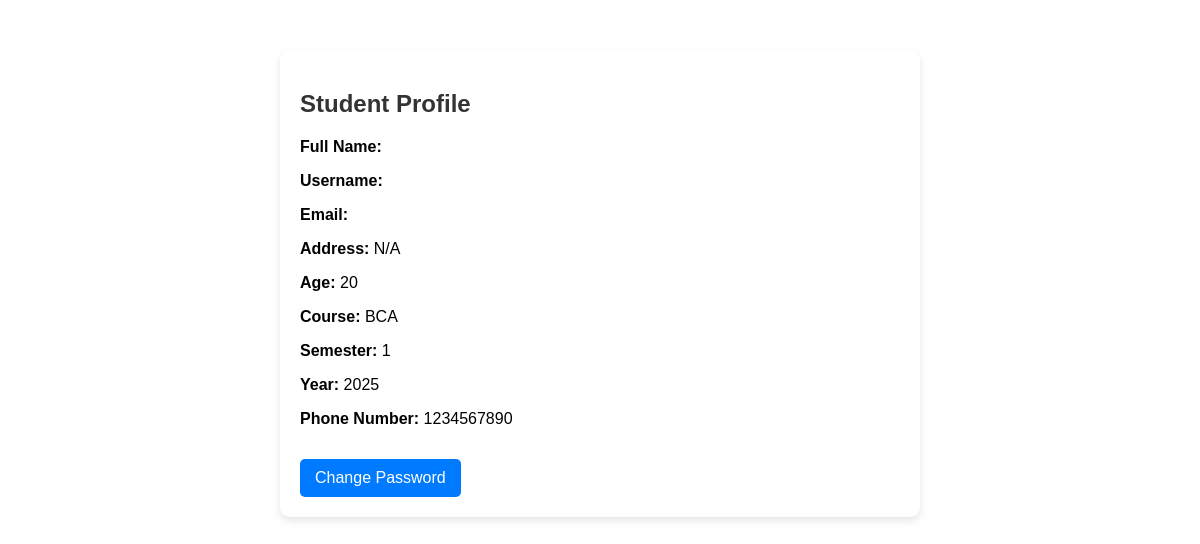
Page /profile/1/ on the committed database.
### core/models.py (models this page shows, shortened)
class StudentProfile(models.Model):
    user_profile = models.OneToOneField(UserProfile, on_delete=models.CASCADE, related_name='student_profile')
    address = models.TextField()
    age = models.PositiveIntegerField()
    course = models.CharField(max_length=100)
    semester = models.CharField(max_length=50)
    year = models.CharField(max_length=10)
    phone_number = models.CharField(max_length=15)

### core/views.py (the view)
# urls.py: path('profile/', views.student_profile, name='student_profile'),
def student_profile(request, student_id=None):
    if student_id:
        student = get_object_or_404(StudentProfile, id=student_id)
    else:
        student = get_object_or_404(StudentProfile, user_profile=request.user.userprofile)
    approved_gatepass = GatepassRequest.objects.filter(student=student, hod_status='Approved').last()
    qr_code_base64 = None
    if approved_gatepass:
        qr_data = (
            f"Student: {student.user_profile.user.get_full_name()}\n"
            f"Department: {student.course}\n"
            f"Semester: {student.semester}\n"
            f"Approved Faculty: {approved_gatepass.faculty.user.get_full_name()}\n"
            f"HOD Approval Time: {approved_gatepass.hod_approval_time}\n"
            f"Exit Time: {approved_gatepass.date} {approved_gatepass.time}"
        )
        qr_img = qrcode.make(qr_data)
        buffer = BytesIO()
        qr_img.save(buffer, format='PNG')
        qr_code_base64 = base64.b64encode(buffer.getvalue()).decode()
    return render(request, 'core/student_profile.html', {
        'student': student,
        'approved_gatepass': approved_gatepass,
        'qr_code': qr_code_base64
    })

### core/templates/core/student_profile.html (shortened to what this page needs)
{% load static %}
<!DOCTYPE html>
<html lang="en">
<head>
    <link rel="stylesheet" href="{% static 'css/dashboard.css' %}">
</head>
<body>
    <div style="max-width:600px; margin:50px auto; padding:20px; background:#fff; border-radius:10px; box-shadow:0 4px 8px rgba(0,0,0,0.1);">
        <h2>Student Profile</h2>
        <p><strong>Full Name:</strong> {{ user.first_name }} {{ user.last_name }}</p>
        <p><strong>Username:</strong> {{ user.username }}</p>
        <p><strong>Email:</strong> {{ user.email }}</p>
        <p><strong>Address:</strong> {{ user_profile.address|default:"N/A" }}</p>
        <p><strong>Age:</strong> {{ student.age }}</p>
        <p><strong>Course:</strong> {{ student.course }}</p>
        <p><strong>Semester:</strong> {{ student.semester }}</p>
        <p><strong>Year:</strong> {{ student.year }}</p>
        <p><strong>Phone Number:</strong> {{ student.phone_number }}</p>
        <a href="{% url 'password_change' %}" style="display:inline-block; margin-top:15px; padding:10px 15px; background:#007bff; color:#fff; border-radius:5px; text-decoration:none;">
            Change Password
        </a>
    </div>
</body>
</html>

### core/static/css/dashboard.css (style rules this page uses)
body { font-family: 'Arial', sans-serif; margin: 0; background: url('/static/images/campus_bg.jpg') no-repeat center center fixed; background-size: cover; }
h2, h3 { color: #333; }

### rows in the picture
StudentProfile: age "20", course "BCA", semester "1", year "2025", phone_number "1234567890"

### other values in the picture
{{ user_profile.address|default:"N/A" }} "N/A"
